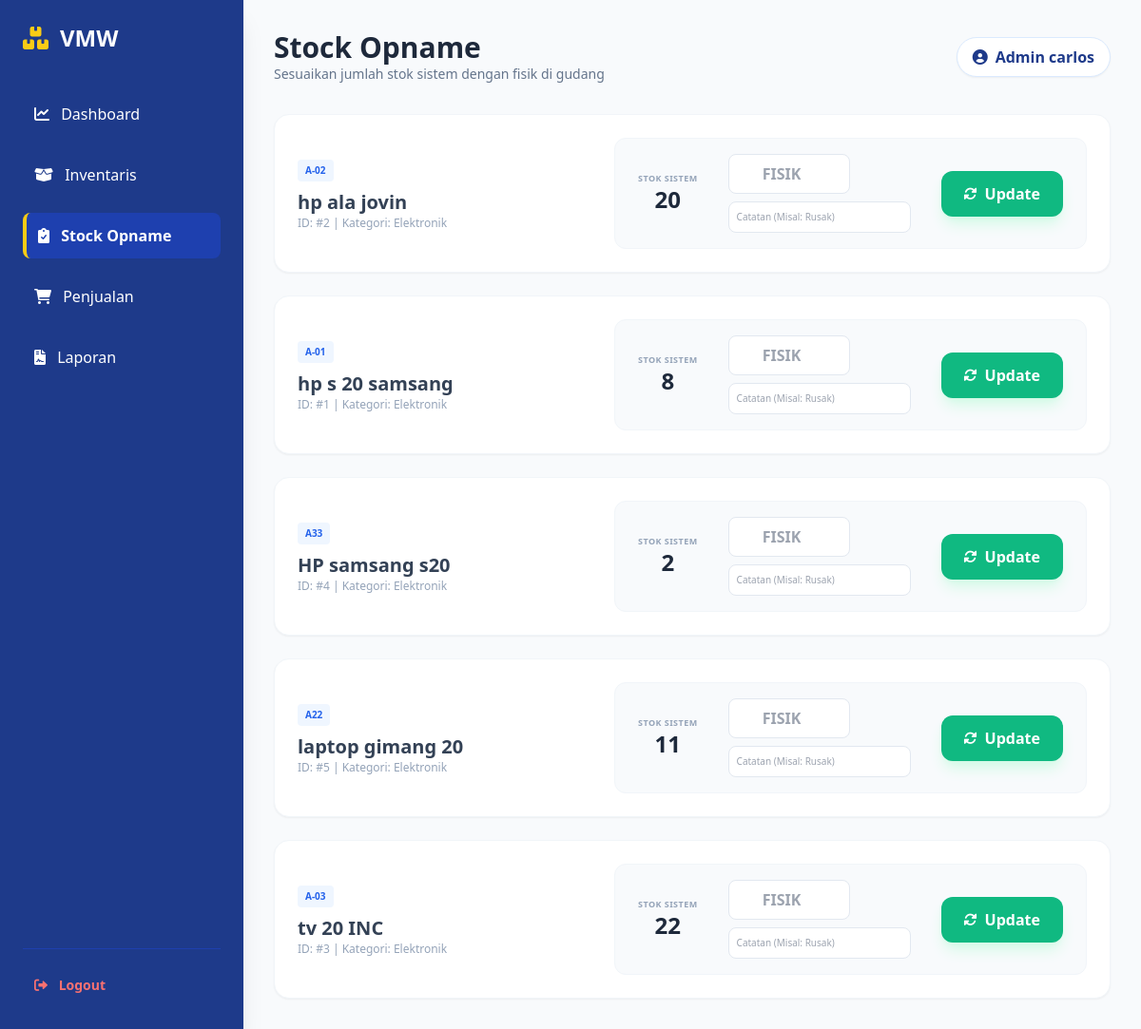
Screenshot of /opname.php (signed in) with the database file from the repository.
### tables this page shows
CREATE TABLE `produk` (
  `id_produk` int(11) NOT NULL,
  `nama_produk` varchar(100) NOT NULL,
  `kategori` enum('Elektronik','Alat Kantor','Makanan','Lainnya') NOT NULL,
  `stok_sistem` int(11) NOT NULL,
  `stok_minimum` int(11) NOT NULL,
  `lokasi_rak` varchar(20) NOT NULL
);

### opname.php (the view, shortened to what this page needs)
<?php
include 'config.php';
$ambil_produk = mysqli_query($conn, "SELECT * FROM produk ORDER BY nama_produk ASC");
?>
<!DOCTYPE html>
<html lang="id">
<head>
    <script src="https://cdn.tailwindcss.com"></script>
    <link rel="stylesheet" href="https://cdnjs.cloudflare.com/ajax/libs/font-awesome/6.0.0/css/all.min.css">
</head>
<body class="bg-slate-50 flex">
    <aside class="w-64 bg-blue-900 h-screen sticky top-0 text-white p-6 shadow-xl flex flex-col">
      <div class="flex-grow">
          <h1 class="text-2xl font-bold mb-10 flex items-center"><i class="fas fa-boxes-stacked mr-3 text-yellow-400"></i> VMW</h1>
          <nav class="space-y-4">
            <a href="index.php" class="block p-3 hover:bg-blue-800 rounded-lg transition"> <i class="fas fa-chart-line mr-2"></i> Dashboard </a>
            <a href="inventory.php" class="block p-3 hover:bg-blue-800 rounded-lg transition"> <i class="fas fa-box-open mr-2"></i> Inventaris </a>
            <a href="opname.php" class="block bg-blue-800 p-3 rounded-lg border-l-4 border-yellow-400 font-semibold"> <i class="fas fa-clipboard-check mr-2"></i> Stock Opname </a>
            <a href="sales.php" class="block p-3 hover:bg-blue-800 rounded-lg transition"> <i class="fas fa-shopping-cart mr-2"></i> Penjualan </a>
            <a href="reports.php" class="block p-3 hover:bg-blue-800 rounded-lg transition"> <i class="fas fa-file-contract mr-2"></i> Laporan </a>
          </nav>
      </div>
      <div class="border-t border-blue-800 pt-4">
          <a href="login.php" onclick="return confirm('Logout?')" class="block p-3 text-red-400 hover:bg-red-600 hover:text-white rounded-lg transition font-bold text-sm">
            <i class="fas fa-sign-out-alt mr-2"></i> Logout
          </a>
      </div>
    </aside>
    <main class="flex-1 p-8">
        <header class="flex justify-between items-center mb-8">
            <div>
                <h2 class="text-3xl font-bold text-slate-800">Stock Opname</h2>
                <p class="text-slate-500 text-sm">Sesuaikan jumlah stok sistem dengan fisik di gudang</p>
            </div>
            <div class="bg-white p-2 rounded-full shadow-sm px-4 text-blue-900 font-bold border border-blue-100 flex items-center">
               <i class="fas fa-user-circle mr-2"></i> Admin <?php echo $_SESSION['nama'] ?? $_SESSION['username']; ?>
            </div>
        </header>
        <div class="space-y-6">
            <?php while($row = mysqli_fetch_assoc($ambil_produk)): ?>
            <div class="bg-white p-6 rounded-2xl shadow-sm border border-slate-100 flex items-center justify-between hover:shadow-md transition duration-300">
                <div class="flex-1">
                    <span class="inline-block px-2 py-1 bg-blue-50 text-blue-600 text-[10px] font-bold rounded mb-2 uppercase">
                        <?php echo $row['lokasi_rak']; ?>
                    </span>
                    <h4 class="text-xl font-bold text-slate-700"><?php echo $row['nama_produk']; ?></h4>
                    <p class="text-xs text-slate-400 font-medium">ID: #<?php echo $row['id_produk']; ?> | Kategori: <?php echo $row['kategori']; ?></p>
                </div>
                <form action="opname.php" method="POST" class="flex items-center gap-6">
                    <div class="bg-slate-50 px-6 py-4 rounded-xl border border-slate-100 flex items-center gap-8">
                        <div class="text-center">
                            <span class="block text-[9px] text-slate-400 uppercase font-bold tracking-wider">Stok Sistem</span>
                            <span class="text-2xl font-black text-slate-800"><?php echo $row['stok_sistem']; ?></span>
                        </div>
                        <div class="flex flex-col gap-2">
                            <input type="number" name="stok_fisik" placeholder="FISIK" required
                                   class="w-32 p-2 border border-slate-200 rounded-lg text-center font-bold text-blue-600 focus:ring-2 focus:ring-blue-400 outline-none">
                            <input type="text" name="keterangan" placeholder="Catatan (Misal: Rusak)"
                                   class="w-48 p-2 border border-slate-200 rounded-lg text-[10px] outline-none focus:border-blue-400">
                        </div>
                        <button type="submit" name="proses_opname"
                                class="bg-emerald-500 hover:bg-emerald-600 text-white px-6 py-3 rounded-xl font-bold flex items-center gap-2 shadow-lg shadow-emerald-100 transition transform active:scale-95">
                            <i class="fas fa-sync-alt text-sm"></i> Update
                        </button>
                    </div>
                </form>
            </div>
            <?php endwhile; ?>
        </div>
    </main>
</body>
</html>

### rows the page displays
produk: lokasi_rak "A-02", nama_produk "hp ala jovin", id_produk "2", kategori "Elektronik", stok_sistem "20"
produk: lokasi_rak "A-01", nama_produk "hp s 20 samsang", id_produk "1", kategori "Elektronik", stok_sistem "8"
produk: lokasi_rak "A33", nama_produk "HP samsang s20", id_produk "4", kategori "Elektronik", stok_sistem "2"
produk: lokasi_rak "A22", nama_produk "laptop gimang 20", id_produk "5", kategori "Elektronik", stok_sistem "11"
produk: lokasi_rak "A-03", nama_produk "tv 20 INC", id_produk "3", kategori "Elektronik", stok_sistem "22"

### other values shown
$_SESSION['nama'] "carlos"
